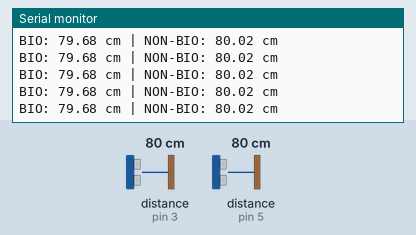
Recording of a sketch running on a simulated Arduino Uno, built with avr-gcc and run on an emulated ATmega328P. Parts: the last lines printed to the serial monitor. Wiring (inferred from the names in the program): 2 × ultrasonic range finder: trigger pin 2, echo pin 3 / trigger pin 4, echo pin 5. The inputs (shaded band) are chosen by the test bench; at power-on: distance to the obstacle (sensors on pin 3, pin 5) 80 cm. The echo pulse lasts 58.3 µs per cm.

Above: at 1.2 s.
1.3 s: distance to the obstacle (sensor on pin 3) set to 2 cm
At 1.55 s:
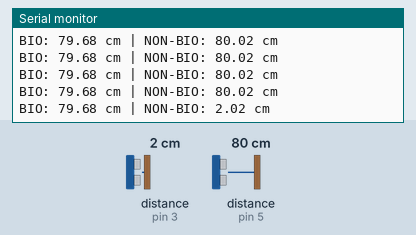
2.8 s: distance to the obstacle (sensor on pin 5) set to 2 cm
At 2.83 s:
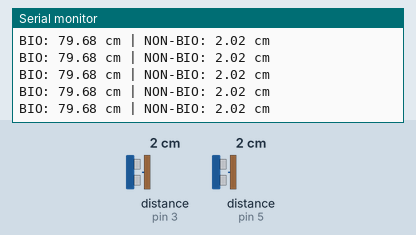
4.3 s: distance to the obstacle (sensor on pin 3) set to 4 cm
At 4.34 s:
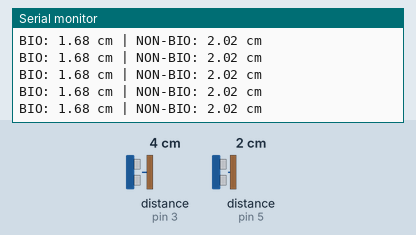
5.8 s: distance to the obstacle (sensor on pin 5) set to 4 cm
At 5.86 s:
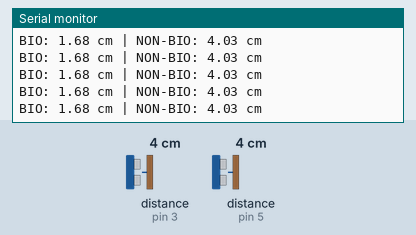
Timing chart, 0 to 8.3 s (numbered marks = the images above; inputs shaded):
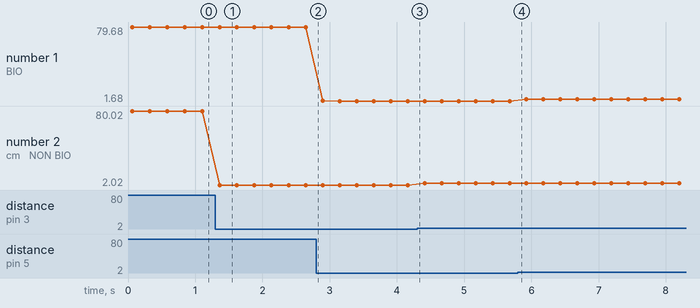

The sketch:

test_sensors.ino
```cpp
// Quick test - upload this to verify sensors are connected
// Based on your working test code

const int bioTrig = 4;
const int bioEcho = 5;
const int nonBioTrig = 2;
const int nonBioEcho = 3;

void setup() {
  Serial.begin(115200);
  pinMode(bioTrig, OUTPUT);
  pinMode(bioEcho, INPUT);
  pinMode(nonBioTrig, OUTPUT);
  pinMode(nonBioEcho, INPUT);
  Serial.println("Sensor test started");
}

void loop() {
  // Test BIO sensor
  digitalWrite(bioTrig, LOW);
  delayMicroseconds(2);
  digitalWrite(bioTrig, HIGH);
  delayMicroseconds(10);
  digitalWrite(bioTrig, LOW);

  long bioDuration = pulseIn(bioEcho, HIGH);
  float bioDistance = bioDuration * 0.0343 / 2;

  delay(50);

  // Test NON-BIO sensor
  digitalWrite(nonBioTrig, LOW);
  delayMicroseconds(2);
  digitalWrite(nonBioTrig, HIGH);
  delayMicroseconds(10);
  digitalWrite(nonBioTrig, LOW);

  long nonBioDuration = pulseIn(nonBioEcho, HIGH);
  float nonBioDistance = nonBioDuration * 0.0343 / 2;

  Serial.print("BIO: ");
  Serial.print(bioDistance);
  Serial.print(" cm | NON-BIO: ");
  Serial.print(nonBioDistance);
  Serial.println(" cm");

  delay(200);
}
```

Measured:
- after the input at 1.3 s, the serial monitor: prints a new line after 0.06 s (image 1)
- plotted number 1: 79.68 → 1.68 after the input at 2.8 s, 1.68 → 3.69 after the input at 5.8 s
- plotted number 2: 80.02 → 2.02 after the input at 1.3 s, 2.02 → 4.03 after the input at 4.3 s
